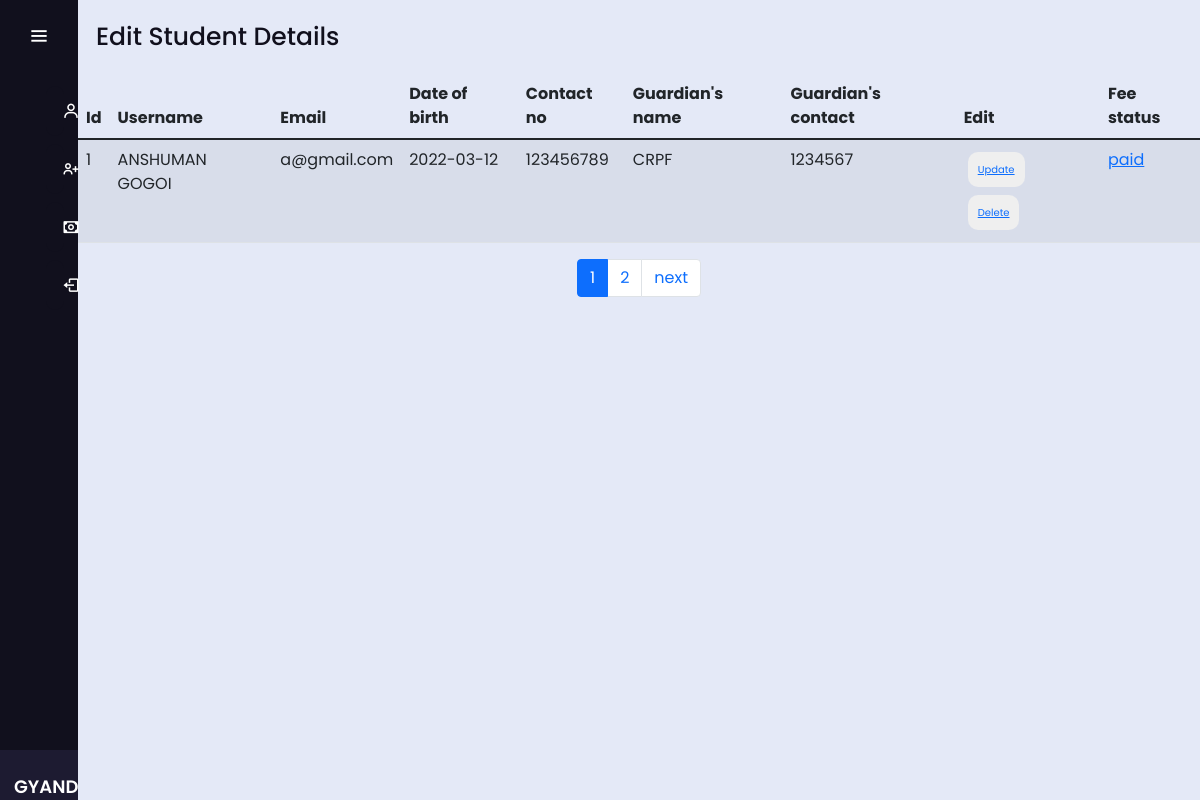
/admin_login/edit_students_details.php (signed in), run on the app's committed database.
### tables this page shows
CREATE TABLE `student` (
  `s_id` int(11) NOT NULL,
  `s_username` varchar(100) NOT NULL,
  `s_email` varchar(100) NOT NULL,
  `s_password` varchar(100) NOT NULL,
  `s_dob` date NOT NULL,
  `s_contact` bigint(100) NOT NULL,
  `s_gname` varchar(100) NOT NULL,
  `s_gcontact` bigint(100) NOT NULL,
  `s_address` varchar(255) NOT NULL,
  `s_fname` varchar(100) NOT NULL,
  `s_mname` varchar(100) NOT NULL,
  `s_department` varchar(100) NOT NULL,
  `s_semester` varchar(50) NOT NULL,
  `s_roomid` varchar(11) NOT NULL,
  `status` int(11) NOT NULL,
  `complain` varchar(2000) NOT NULL
);

### admin_login/edit_students_details.php (the view, shortened to what this page needs)
<?php
include 'config.php';
?>
<!DOCTYPE html>
<html lang="en">
<head>
    <link href="https://cdn.jsdelivr.net/npm/bootstrap@5.1.3/dist/css/bootstrap.min.css" rel="stylesheet">
    <link rel="stylesheet" href="style1.css">
    <link href='https://unpkg.com/boxicons@2.0.7/css/boxicons.min.css' rel='stylesheet'>
</head>
<body>
    <div class="sidebar">
        <div class="logo-details">
            <i class='bx bx-menu' id="btn"></i>
        </div>
        <ul class="nav-list">
            <li>
                <a href="admin_profile.php">
                    <i class='bx bx-user'></i>
                </a>
            </li>
            <li>
                <a href="edit_students_details.php">
                    <i class='bx bx-user-plus'></i>
                </a>
            </li>
            <li>
                <a href="fee_details.php">
                    <i class='bx bx-money'></i>
                </a>
            </li>
            <li>
                <a href="logout.php">
                    <i class='bx bx-log-out' id="log_out"></i>
                </a>
            </li>
            <li class="profile">
                <div class="profile-details">
                    <div class="name_job">
                        <div class="name"><?php echo ($_SESSION['username']); ?>
                        </div>
                    </div>
                </div>
            </li>
        </ul>
    </div>
    <section class="home-section">
        <div class="text">Edit Student Details</div>
        <table class="table table-striped table-hover">
            <thead>
                <tr>
                <tr>
                    <th scope="col">Id</th>
                    <th scope="col">Username</th>
                    <th scope="col">Email</th>
                    <th scope="col">Date of birth</th>
                    <th scope="col">Contact no</th>
                    <th scope="col">Guardian's name</th>
                    <th scope="col">Guardian's contact</th>
                    <th scope="col">Edit</th>
                    <th scope="col">Fee status</th>
                </tr>
            </thead>
            <tbody>
                <?php
                $limit = 1;
                if (isset($_GET['page'])) {
                    $page = $_GET['page'];
                } else {
                    $page = 1;
                }
                $offset = ($page - 1) * $limit;
                $sql = "SELECT * FROM student order by s_id asc limit  {$offset},{$limit}";
                $result = $conn->query($sql);
                if ($result->num_rows > 0) {
                    while ($row = $result->fetch_assoc()) {
                ?>
                        <tr>
                            <td scope="row"><?php echo  $row['s_id']; ?></td>
                            <td><?php echo  $row['s_username']; ?></td>
                            <td><?php echo   $row['s_email']; ?></td>
                            <td><?php echo   $row['s_dob']; ?></td>
                            <td><?php echo  $row['s_contact']; ?></td>
                            <td><?php echo  $row['s_gname']; ?></td>
                            <td><?php echo  $row['s_gcontact']; ?></td>
                            <td>
                                <button><a href="update_student_details.php?id=<?php echo $row['s_id'] ?>">Update</a></button>
                                <?php echo '<button><a href="?type=delete&id=' . $row['s_id'] . '">Delete</a></button>' ?>
                            </td>
                            <td><?php
                                if ($row['status'] == 1) {
                                    echo '<span class="paid"><a href="?type=status&operation=unpaid&id=' . $row['s_id'] . '">paid</a>
            </span>';
                                } else {
                                    echo '<span class=unpaid><a href="?type=status&operation=paid&id=' . $row['s_id'] . '">unpaid</a>
              <span>';
                                } ?>
                            </td>
                        </tr>
                <?php
                    }
                } else {
                    echo "0 result";
                }
                ?>
            </tbody>
        </table>
        <?php
        $q = "select * from student";
        $res = mysqli_query($conn, $q) or die("query failed" . mysqli_error($conn));
        if (mysqli_num_rows($res) > 0) {
            $total_record = mysqli_num_rows($res);
            $total_page = ceil($total_record / $limit);
            echo ' <ul class="pagination justify-content-center">';
            for ($i = 1; $i <= $total_page; $i++) {
                if ($i == $page) {
                    $active = "active";
                } else {
                    $active = "";
                }
                echo '<li class="page-item ' . $active . '"><a class="page-link" href="edit_students_details.php?page=' . $i . '">' . $i . '</a></li>';
            }
            if ($total_page > $page) {
                echo '<li class="page-item"><a class="page-link" href="edit_students_details.php?page=' . ($page + 1) . '">next</a></li>';
            }
            echo '</ul>';
        }
        ?>
    </section>
</body>
</html>

### admin_login/style1.css (style rules this page uses)
* { margin: 0; padding: 0; box-sizing: border-box; font-family: "Poppins" , sans-serif; }
.sidebar { position: fixed; left: 0; top: 0; height: 100%; width: 78px; background: #11101D; padding: 6px 14px; z-index: 99; transition: all 0.5s ease; }
.sidebar .logo-details { height: 60px; display: flex; align-items: center; position: relative; }
.sidebar .logo-details #btn { position: absolute; top: 50%; right: 0; transform: translateY(-50%); font-size: 22px; transition: all 0.4s ease; font-size: 23px; text-align: center; cursor: pointer; transition: all 0.5s ease; }
.sidebar i { color: #fff; height: 60px; min-width: 50px; font-size: 28px; text-align: center; line-height: 60px; }
.sidebar .nav-list { margin-top: 20px; height: 100%; }
.sidebar li { position: relative; margin: 8px 0; list-style: none; }
.sidebar li a { display: flex; height: 100%; width: 100%; border-radius: 12px; align-items: center; text-decoration: none; transition: all 0.4s ease; background: #11101D; }
.sidebar li i { height: 50px; line-height: 50px; font-size: 18px; border-radius: 12px; }
.sidebar li.profile { position: fixed; height: 50px; width: 78px; left: 0; bottom: -8px; padding: 10px 14px; background: #1d1b31; transition: all 0.5s ease; overflow: hidden; }
.sidebar li .profile-details { display: flex; align-items: center; flex-wrap: nowrap; }
.sidebar li.profile .name, .sidebar li.profile .job { font-size: 18px; font-weight: 600; color: #fff; white-space: nowrap; }
.home-section { position: relative; background: #E4E9F7; min-height: 100vh; top: 0; left: 78px; width: calc(100% - 78px); transition: all 0.5s ease; z-index: 2; }
.home-section .text { display: inline-block; color: #11101d; font-size: 25px; font-weight: 500; margin: 18px }

### admin_login/edit_students_details.php (style rules this page uses)
button { font-size: 10px; border: none; display: inline-block; padding: 10px; border-radius: 10px; margin: 4px; }

### data on the page
student: s_id "1", s_username "ANSHUMAN GOGOI", s_email "a@gmail.com", s_dob "2022-03-12", s_contact "123456789", s_gname "CRPF", s_gcontact "1234567"
